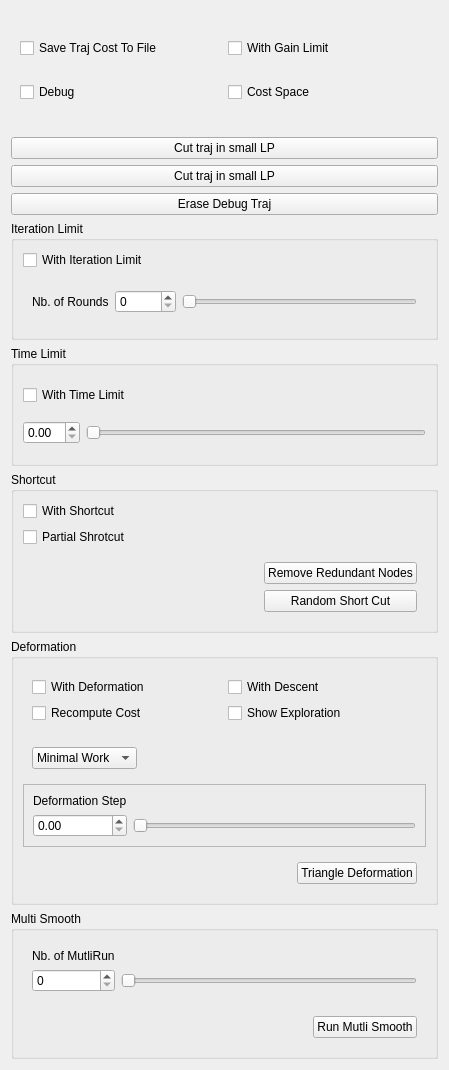
         <widget class="QWidget" name="PostProcessingScrollAreaLayout">
          <property name="geometry">
           <rect>
            <x>0</x>
            <y>-300</y>
            <width>449</width>
            <height>1070</height>
           </rect>
          </property>
          <layout class="QVBoxLayout" name="verticalLayout_37">
           <item>
            <widget class="QFrame" name="PostProcessingLayout">
             <layout class="QVBoxLayout" name="verticalLayout_26">
              <property name="margin">
               <number>0</number>
              </property>
              <item>
               <widget class="QWidget" name="widget_8" native="true">
                <layout class="QGridLayout" name="gridLayout_6">
                 <item row="0" column="0">
                  <widget class="QCheckBox" name="checkBoxSaveTrajCost">
                   <property name="text">
                    <string>Save Traj Cost To File</string>
                   </property>
                  </widget>
                 </item>
                 <item row="1" column="0">
                  <widget class="QCheckBox" name="checkBoxDebug2">
                   <property name="text">
                    <string>Debug</string>
                   </property>
                  </widget>
                 </item>
                 <item row="0" column="1">
                  <widget class="QCheckBox" name="checkBoxWithGainLimit">
                   <property name="text">
                    <string>With Gain Limit</string>
                   </property>
                  </widget>
                 </item>
                 <item row="1" column="1">
                  <widget class="QCheckBox" name="checkBoxCostSpace2">
                   <property name="text">
                    <string>Cost Space</string>
                   </property>
                  </widget>
                 </item>
                </layout>
               </widget>
              </item>
              <item>
               <widget class="QPushButton" name="pushButtonCutTrajInSmallLP">
                <property name="text">
                 <string>Cut traj in small LP</string>
                </property>
               </widget>
              </item>
              <item>
               <widget class="QPushButton" name="pushButtonCutTrajAndOptimizeSM">
                <property name="text">
                 <string>Cut traj in small LP</string>
                </property>
               </widget>
              </item>
              <item>
               <widget class="QPushButton" name="pushButtonEraseDebugTraj">
                <property name="text">
                 <string>Erase Debug Traj</string>
                </property>
               </widget>
              </item>
              <item>
               <widget class="QGroupBox" name="groupBox_5">
                <property name="title">
                 <string>Iteration Limit</string>
                </property>
                <layout class="QVBoxLayout" name="verticalLayout_5">
                 <item>
                  <widget class="QCheckBox" name="checkBoxWithIterLimit">
                   <property name="text">
                    <string>With Iteration Limit</string>
                   </property>
                  </widget>
                 </item>
                 <item>
                  <widget class="QWidget" name="widget_6" native="true">
                   <layout class="QHBoxLayout" name="horizontalLayout_7">
                    <item>
                     <widget class="QLabel" name="label_12">
                      <property name="text">
                       <string>Nb. of Rounds</string>
                      </property>
                     </widget>
                    </item>
                    <item>
                     <widget class="QDoubleSpinBox" name="doubleSpinBoxNbRounds">
                      <property name="decimals">
                       <number>0</number>
                      </property>
                      <property name="maximum">
                       <double>10000.000000000000000</double>
                      </property>
                     </widget>
                    </item>
                    <item>
                     <widget class="QSlider" name="horizontalSliderNbRounds_2">
                      <property name="maximum">
                       <number>10000</number>
                      </property>
                      <property name="orientation">
                       <enum>Qt::Horizontal</enum>
                      </property>
                     </widget>
                    </item>
                   </layout>
                  </widget>
                 </item>
                </layout>
               </widget>
              </item>
              <item>
               <widget class="QGroupBox" name="groupBoxTimeLimit">
                <property name="title">
                 <string>Time Limit</string>
                </property>
                <layout class="QGridLayout" name="gridLayout_3">
                 <item row="0" column="0" colspan="2">
                  <widget class="QCheckBox" name="checkBoxWithTimeLimit">
                   <property name="text">
                    <string>With Time Limit</string>
                   </property>
                  </widget>
                 </item>
                 <item row="1" column="0">
                  <widget class="QDoubleSpinBox" name="doubleSpinBoxTimeLimit">
                   <property name="maximum">
                    <double>60.000000000000000</double>
                   </property>
                  </widget>
                 </item>
                 <item row="1" column="1">
                  <widget class="QSlider" name="horizontalSliderTimeLimit">
                   <property name="orientation">
                    <enum>Qt::Horizontal</enum>
                   </property>
                  </widget>
                 </item>
                </layout>
               </widget>
              </item>
              <item>
               <widget class="QGroupBox" name="groupBoxShortCut">
                <property name="title">
                 <string>Shortcut</string>
                </property>
                <layout class="QVBoxLayout" name="verticalLayout_6">
                 <item>
                  <widget class="QCheckBox" name="checkBoxWithShortCut">
                   <property name="text">
                    <string>With Shortcut</string>
                   </property>
                  </widget>
                 </item>
                 <item>
                  <widget class="QCheckBox" name="checkBoxPartialShortcut">
                   <property name="text">
                    <string>Partial Shrotcut</string>
                   </property>
                  </widget>
                 </item>
                 <item>
                  <widget class="QWidget" name="ShortcutButtons" native="true">
                   <layout class="QGridLayout" name="gridLayout_44">
                    <item row="1" column="1">
                     <widget class="QPushButton" name="pushButtonRemoveRedundantNodes">
                      <property name="text">
                       <string>Remove Redundant Nodes</string>
                      </property>
                     </widget>
                    </item>
                    <item row="2" column="1">
                     <widget class="QPushButton" name="pushButtonRandomShortCut">
                      <property name="text">
                       <string>Random Short Cut</string>
                      </property>
                     </widget>
                    </item>
                    <item row="1" column="0">
                     <spacer name="horizontalSpacer_25">
                      <property name="orientation">
                       <enum>Qt::Horizontal</enum>
                      </property>
                      <property name="sizeHint" stdset="0">
                       <size>
                        <width>40</width>
                        <height>20</height>
                       </size>
                      </property>
                     </spacer>
                    </item>
                   </layout>
                  </widget>
                 </item>
                </layout>
               </widget>
              </item>
              <item>
               <widget class="QGroupBox" name="DeformationBox">
                <property name="title">
                 <string>Deformation</string>
                </property>
                <layout class="QGridLayout" name="gridLayout_27">
                 <item row="4" column="0">
                  <widget class="QFrame" name="DeformationSteps">
                   <property name="frameShape">
                    <enum>QFrame::StyledPanel</enum>
                   </property>
                   <property name="frameShadow">
                    <enum>QFrame::Raised</enum>
                   </property>
                   <layout class="QGridLayout" name="gridLayout_29">
                    <item row="1" column="1">
                     <widget class="QDoubleSpinBox" name="doubleSpinBoxMaxDeformStep">
                      <property name="maximum">
                       <double>500.000000000000000</double>
                      </property>
                     </widget>
                    </item>
                    <item row="1" column="3">
                     <widget class="QSlider" name="horizontalSliderMaxDeformStep">
                      <property name="maximum">
                       <number>10000</number>
                      </property>
                      <property name="orientation">
                       <enum>Qt::Horizontal</enum>
                      </property>
                     </widget>
                    </item>
                    <item row="0" column="1">
                     <widget class="QLabel" name="labelMaxStep">
                      <property name="text">
                       <string>Deformation Step</string>
                      </property>
                     </widget>
                    </item>
                   </layout>
                  </widget>
                 </item>
                 <item row="3" column="0">
                  <widget class="QWidget" name="widget_19" native="true">
                   <layout class="QHBoxLayout" name="horizontalLayout_19">
                    <item>
                     <widget class="QComboBox" name="comboBoxTrajCostExtimation">
                      <item>
                       <property name="text">
                        <string>Minimal Work</string>
                       </property>
                      </item>
                      <item>
                       <property name="text">
                        <string>Integral</string>
                       </property>
                      </item>
                     </widget>
                    </item>
                    <item>
                     <spacer name="horizontalSpacer_26">
                      <property name="orientation">
                       <enum>Qt::Horizontal</enum>
                      </property>
                      <property name="sizeHint" stdset="0">
                       <size>
                        <width>40</width>
                        <height>20</height>
                       </size>
                      </property>
                     </spacer>
                    </item>
                   </layout>
                  </widget>
                 </item>
                 <item row="5" column="0">
                  <widget class="QWidget" name="StartDeformation" native="true">
                   <layout class="QGridLayout" name="gridLayout_38">
                    <item row="0" column="1">
                     <spacer name="horizontalSpacer_27">
                      <property name="orientation">
                       <enum>Qt::Horizontal</enum>
                      </property>
                      <property name="sizeHint" stdset="0">
                       <size>
                        <width>40</width>
                        <height>20</height>
                       </size>
                      </property>
                     </spacer>
                    </item>
                    <item row="0" column="2">
                     <widget class="QPushButton" name="pushButtonTriangleDeformation">
                      <property name="text">
                       <string>Triangle Deformation</string>
                      </property>
                     </widget>
                    </item>
                   </layout>
                  </widget>
                 </item>
                 <item row="0" column="0">
                  <widget class="QWidget" name="widget_7" native="true">
                   <layout class="QGridLayout" name="gridLayout_4">
                    <item row="0" column="0">
                     <widget class="QCheckBox" name="checkBoxWithDeform">
                      <property name="text">
                       <string>With Deformation</string>
                      </property>
                     </widget>
                    </item>
                    <item row="0" column="1">
                     <widget class="QCheckBox" name="checkBoxWithDescent">
                      <property name="text">
                       <string>With Descent</string>
                      </property>
                     </widget>
                    </item>
                    <item row="1" column="0">
                     <widget class="QCheckBox" name="checkBoxRecomputeCost">
                      <property name="text">
                       <string>Recompute Cost</string>
                      </property>
                     </widget>
                    </item>
                    <item row="1" column="1">
                     <widget class="QCheckBox" name="checkBoxShowExploration">
                      <property name="text">
                       <string>Show Exploration</string>
                      </property>
                     </widget>
                    </item>
                   </layout>
                  </widget>
                 </item>
                </layout>
               </widget>
              </item>
              <item>
               <widget class="QGroupBox" name="multiSmoothGroupBox">
                <property name="title">
                 <string>Multi Smooth</string>
                </property>
                <layout class="QVBoxLayout" name="verticalLayout_32">
                 <item>
                  <widget class="QWidget" name="widget_17" native="true">
                   <layout class="QGridLayout" name="gridLayout_40">
                    <item row="1" column="1">
                     <widget class="QDoubleSpinBox" name="doubleSpinBoxNbMultiSmooth">
                      <property name="decimals">
                       <number>0</number>
                      </property>
                      <property name="maximum">
                       <double>50.000000000000000</double>
                      </property>
                     </widget>
                    </item>
                    <item row="1" column="2">
                     <widget class="QSlider" name="horizontalSliderNbMultiSmooth">
                      <property name="orientation">
                       <enum>Qt::Horizontal</enum>
                      </property>
                     </widget>
                    </item>
                    <item row="0" column="1">
                     <widget class="QLabel" name="label_28">
                      <property name="text">
                       <string>Nb. of MutliRun</string>
                      </property>
                     </widget>
                    </item>
                   </layout>
                  </widget>
                 </item>
                 <item>
                  <widget class="QWidget" name="widget_18" native="true">
                   <layout class="QGridLayout" name="gridLayout_39">
                    <item row="0" column="0">
                     <spacer name="horizontalSpacer_22">
                      <property name="orientation">
                       <enum>Qt::Horizontal</enum>
                      </property>
                      <property name="sizeHint" stdset="0">
                       <size>
                        <width>40</width>
                        <height>20</height>
                       </size>
                      </property>
                     </spacer>
                    </item>
                    <item row="0" column="1">
                     <widget class="QPushButton" name="pushButtonRunMultiSmooth">
                      <property name="text">
                       <string>Run Mutli Smooth</string>
                      </property>
                     </widget>
                    </item>
                   </layout>
                  </widget>
                 </item>
                </layout>
               </widget>
              </item>
             </layout>
            </widget>
           </item>
          </layout>
         </widget>
